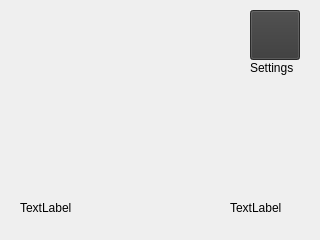
<?xml version="1.0" encoding="UTF-8"?>
<ui version="4.0">
 <class>MainWindow</class>
 <widget class="QMainWindow" name="MainWindow">
  <property name="geometry">
   <rect>
    <x>0</x>
    <y>0</y>
    <width>320</width>
    <height>240</height>
   </rect>
  </property>
  <property name="windowTitle">
   <string>MainWindow</string>
  </property>
  <property name="autoFillBackground">
   <bool>false</bool>
  </property>
  <property name="styleSheet">
   <string notr="true">background-image: url(:/Images/BuffLogo.png);</string>
  </property>
  <widget class="QWidget" name="centralWidget">
   <widget class="QPushButton" name="pushButton">
    <property name="geometry">
     <rect>
      <x>250</x>
      <y>10</y>
      <width>50</width>
      <height>50</height>
     </rect>
    </property>
    <property name="autoFillBackground">
     <bool>false</bool>
    </property>
    <property name="styleSheet">
     <string notr="true">background-color: rgb(57, 57, 57);</string>
    </property>
    <property name="text">
     <string/>
    </property>
    <property name="icon">
     <iconset resource="images.qrc">
      <normaloff>:/Images/sett.png</normaloff>:/Images/sett.png</iconset>
    </property>
    <property name="iconSize">
     <size>
      <width>52</width>
      <height>52</height>
     </size>
    </property>
   </widget>
   <widget class="QLabel" name="label">
    <property name="geometry">
     <rect>
      <x>250</x>
      <y>60</y>
      <width>59</width>
      <height>16</height>
     </rect>
    </property>
    <property name="text">
     <string>Settings</string>
    </property>
   </widget>
   <widget class="QLabel" name="dtLab">
    <property name="geometry">
     <rect>
      <x>20</x>
      <y>200</y>
      <width>71</width>
      <height>16</height>
     </rect>
    </property>
    <property name="text">
     <string>TextLabel</string>
    </property>
   </widget>
   <widget class="QLabel" name="tLab">
    <property name="geometry">
     <rect>
      <x>230</x>
      <y>200</y>
      <width>59</width>
      <height>16</height>
     </rect>
    </property>
    <property name="text">
     <string>TextLabel</string>
    </property>
   </widget>
  </widget>
 </widget>
 <layoutdefault spacing="6" margin="11"/>
 <resources>
  <include location="images.qrc"/>
 </resources>
 <connections/>
</ui>
